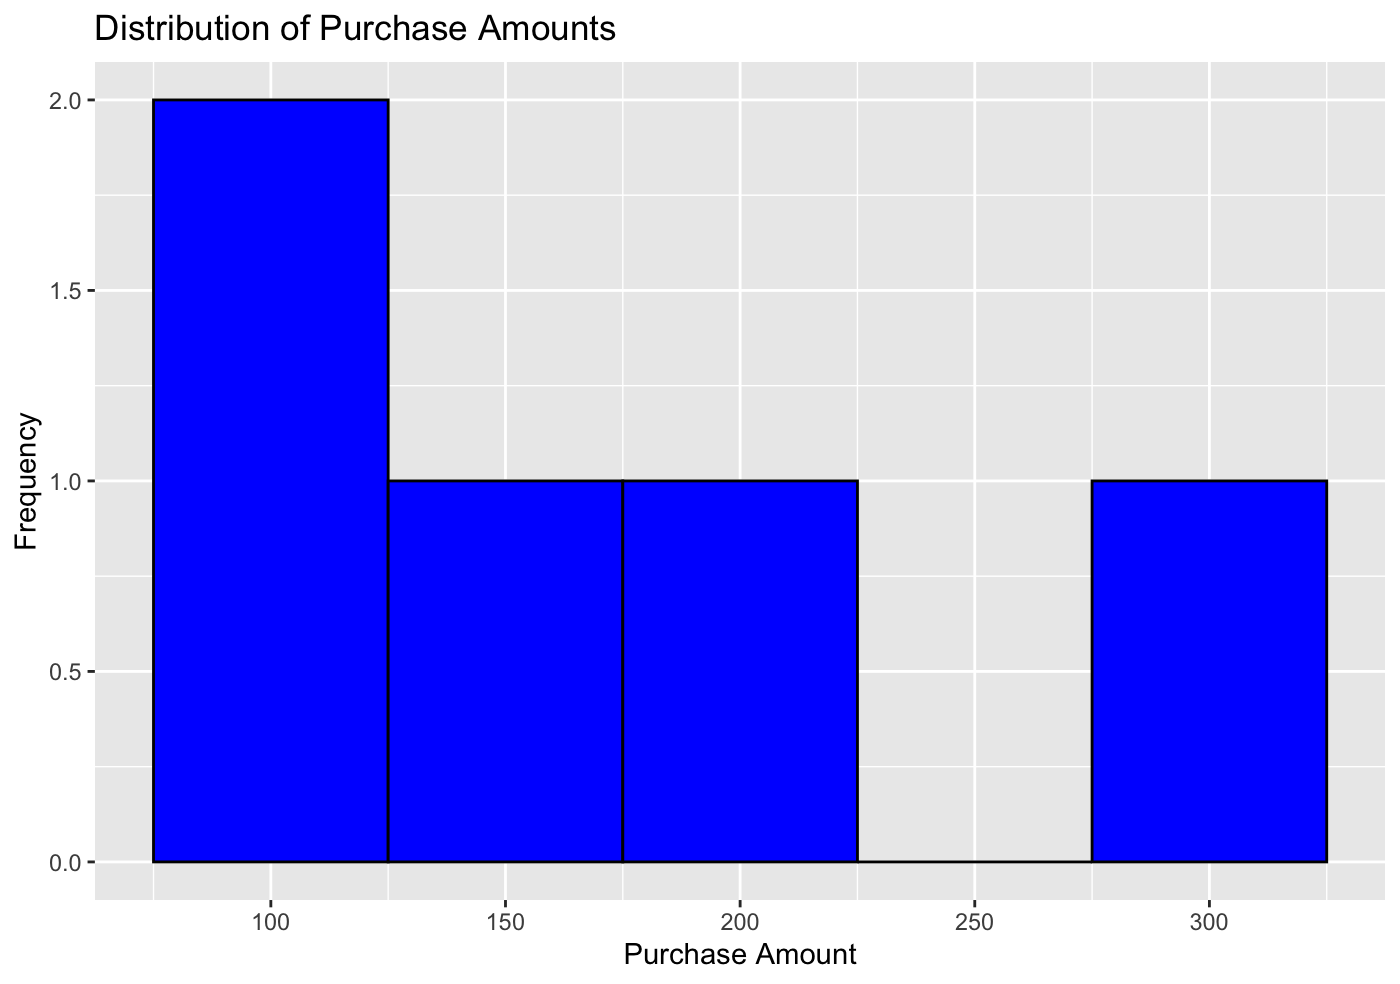

Source code (R):
# Load required libraries
library(dplyr)
library(ggplot2)

# Example customer purchase data
purchase_data <- data.frame(
  CustomerID = c(101, 102, 103, 104, 105),
  PurchaseAmount = c(150, 200, 120, 300, 80)
)

# Calculate statistical measures
mean_purchase <- mean(purchase_data$PurchaseAmount)
median_purchase <- median(purchase_data$PurchaseAmount)
sd_purchase <- sd(purchase_data$PurchaseAmount)
q1_purchase <- quantile(purchase_data$PurchaseAmount, probs = 0.25)
q3_purchase <- quantile(purchase_data$PurchaseAmount, probs = 0.75)

# Display results
cat("Mean Purchase Amount:", mean_purchase, "\n")
cat("Median Purchase Amount:", median_purchase, "\n")
cat("Standard Deviation of Purchase Amounts:", sd_purchase, "\n")
cat("1st Quartile of Purchase Amounts:", q1_purchase, "\n")
cat("3rd Quartile of Purchase Amounts:", q3_purchase, "\n")

# Create a histogram
histogram <- ggplot(purchase_data, aes(x = PurchaseAmount)) +
  geom_histogram(binwidth = 50, fill = "blue", color = "black") +
  labs(title = "Distribution of Purchase Amounts", x = "Purchase Amount", y = "Frequency")

# Print or display the plot
print(histogram)  # or simply: histogram
